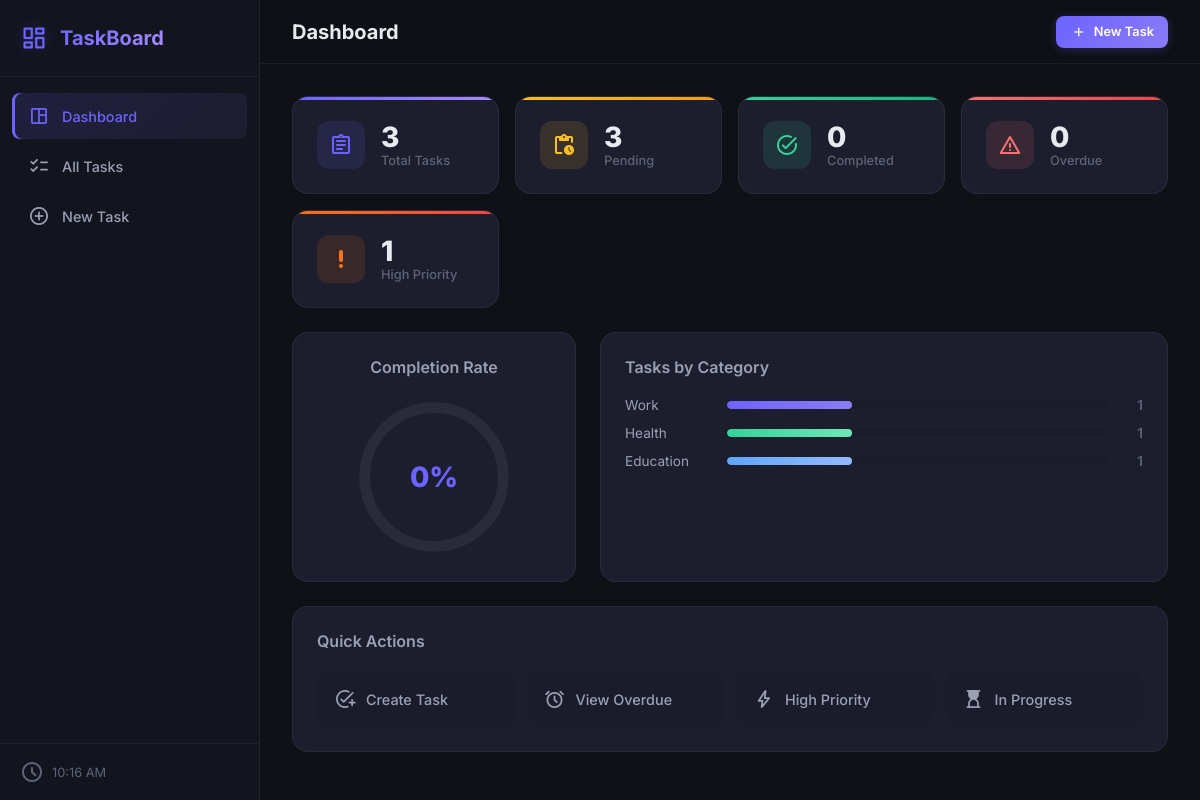
The page / on the database its author committed.
### task/models.py (models this page shows, shortened)
class Task(models.Model):
    PRIORITY = [("L", "Low"), ("M", "Medium"), ("H", "High")]
    STATUS = [
        ("todo", "To Do"),
        ("in_progress", "In Progress"),
        ("done", "Done"),
    ]
    CATEGORY = [
        ("work", "Work"),
        ("personal", "Personal"),
        ("health", "Health"),
        ("finance", "Finance"),
        ("education", "Education"),
        ("other", "Other"),
    ]
    title = models.CharField(max_length=200)
    description = models.TextField(blank=True)
    priority = models.CharField(max_length=1, choices=PRIORITY, default="M")
    status = models.CharField(max_length=20, choices=STATUS, default="todo")
    category = models.CharField(max_length=20, choices=CATEGORY, default="other")
    due_date = models.DateTimeField(null=True, blank=True)
    done = models.BooleanField(default=False)
    created_at = models.DateTimeField(auto_now_add=True)
    updated_at = models.DateTimeField(auto_now=True)
    class Meta:
        ordering = ["done", "-priority", "-created_at"]
    @property
    def is_overdue(self):
        if self.due_date and not self.done:
            return timezone.now() > self.due_date
        return False

### task/views.py (the view)
# urls.py: path("", views.dashboard, name="dashboard"),
def dashboard(request):
    tasks = Task.objects.all()
    total = tasks.count()
    done_count = tasks.filter(done=True).count()
    pending = total - done_count
    overdue = sum(1 for t in tasks if t.is_overdue)
    high_priority = tasks.filter(priority="H", done=False).count()
    category_stats = (
        tasks.filter(done=False)
        .values("category")
        .annotate(count=Count("id"))
        .order_by("-count")
    )
    context = {
        "total": total,
        "done_count": done_count,
        "pending": pending,
        "overdue": overdue,
        "high_priority": high_priority,
        "category_stats": category_stats,
        "category_labels": dict(Task.CATEGORY),
    }
    return render(request, "task/dashboard.html", context)

### task/templates/task/dashboard.html (shortened to what this page needs)
{% extends "task/base.html" %}
{% block page_title %}Dashboard{% endblock %}
{% block content %}
<div class="dashboard">
    <div class="stats-grid">
        <div class="stat-card stat-total">
            <div class="stat-icon">
                <span class="material-symbols-rounded">assignment</span>
            </div>
            <div class="stat-info">
                <span class="stat-value">{{ total }}</span>
                <span class="stat-label">Total Tasks</span>
            </div>
        </div>
        <div class="stat-card stat-pending">
            <div class="stat-icon">
                <span class="material-symbols-rounded">pending_actions</span>
            </div>
            <div class="stat-info">
                <span class="stat-value">{{ pending }}</span>
                <span class="stat-label">Pending</span>
            </div>
        </div>
        <div class="stat-card stat-done">
            <div class="stat-icon">
                <span class="material-symbols-rounded">task_alt</span>
            </div>
            <div class="stat-info">
                <span class="stat-value">{{ done_count }}</span>
                <span class="stat-label">Completed</span>
            </div>
        </div>
        <div class="stat-card stat-overdue">
            <div class="stat-icon">
                <span class="material-symbols-rounded">warning</span>
            </div>
            <div class="stat-info">
                <span class="stat-value">{{ overdue }}</span>
                <span class="stat-label">Overdue</span>
            </div>
        </div>
        <div class="stat-card stat-high">
            <div class="stat-icon">
                <span class="material-symbols-rounded">priority_high</span>
            </div>
            <div class="stat-info">
                <span class="stat-value">{{ high_priority }}</span>
                <span class="stat-label">High Priority</span>
            </div>
        </div>
    </div>
    <div class="dashboard-row">
        <div class="card progress-card">
            <h2 class="card-title">Completion Rate</h2>
            <div class="progress-ring-container">
                <svg class="progress-ring" viewBox="0 0 120 120">
                    <circle class="progress-ring-bg" cx="60" cy="60" r="52" />
                    <circle class="progress-ring-fill" cx="60" cy="60" r="52"
                        stroke-dasharray="326.73"
                        stroke-dashoffset="{% if total > 0 %}{{ total|add:"-"|add:done_count|stringformat:"s" }}{% else %}326.73{% endif %}"
                        data-total="{{ total }}" data-done="{{ done_count }}" />
                </svg>
                <div class="progress-ring-label">
                    <span class="progress-percent" data-total="{{ total }}" data-done="{{ done_count }}">
                        {% if total > 0 %}{% widthratio done_count total 100 %}%{% else %}0%{% endif %}
                    </span>
                </div>
            </div>
        </div>
        <div class="card category-card">
            <h2 class="card-title">Tasks by Category</h2>
            <div class="category-bars">
                {% for stat in category_stats %}
                <div class="category-bar-row">
                    <span class="category-name">{{ category_labels|dictsort:stat.category }}{% for key, val in category_labels.items %}{% if key == stat.category %}{{ val }}{% endif %}{% endfor %}</span>
                    <div class="category-bar-track">
                        <div class="category-bar-fill cat-{{ stat.category }}" style="width: {% widthratio stat.count pending 100 %}%"></div>
                    </div>
                    <span class="category-count">{{ stat.count }}</span>
                </div>
                {% empty %}
                <p class="empty-text">No pending tasks in any category.</p>
                {% endfor %}
            </div>
        </div>
    </div>
    <div class="card quick-actions-card">
        <h2 class="card-title">Quick Actions</h2>
        <div class="quick-actions">
            <a href="{% url 'task_create' %}" class="quick-action">
                <span class="material-symbols-rounded">add_task</span>
                <span>Create Task</span>
            </a>
            <a href="{% url 'task_list' %}?status=overdue" class="quick-action">
                <span class="material-symbols-rounded">alarm</span>
                <span>View Overdue</span>
            </a>
            <a href="{% url 'task_list' %}?priority=H" class="quick-action">
                <span class="material-symbols-rounded">bolt</span>
                <span>High Priority</span>
            </a>
            <a href="{% url 'task_list' %}?status=in_progress" class="quick-action">
                <span class="material-symbols-rounded">hourglass_top</span>
                <span>In Progress</span>
            </a>
        </div>
    </div>
</div>
{% endblock %}

### rows shown on the page
Task: category "Work"
Task: category "Health"
Task: category "Education"

### other values the page prints
{{ total }} "3"
{{ pending }} "3"
{{ done_count }} "0"
{{ overdue }} "0"
{{ high_priority }} "1"
{{ stat.count }} "1" "1" "1"
